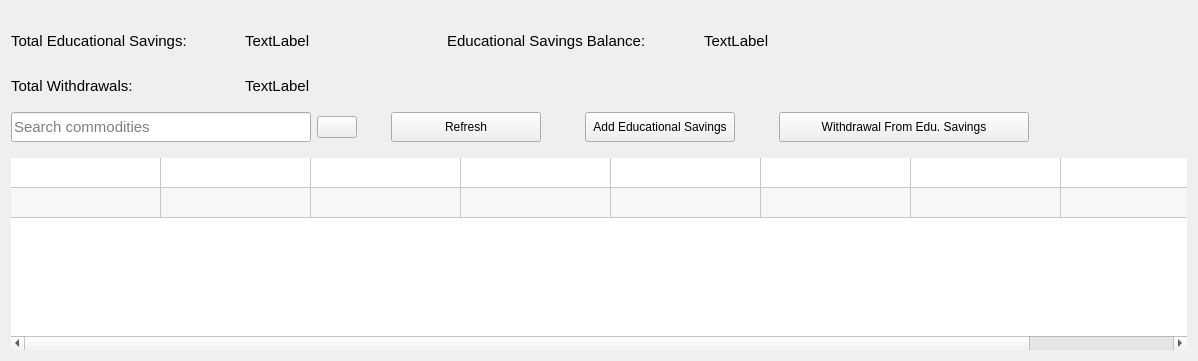
          <widget class="QWidget" name="eduTab">
           <attribute name="title">
            <string>Educational Savings</string>
           </attribute>
           <layout class="QGridLayout" name="gridLayout_52">
            <item row="0" column="0">
             <layout class="QGridLayout" name="gridLayout_51">
              <property name="topMargin">
               <number>20</number>
              </property>
              <property name="bottomMargin">
               <number>10</number>
              </property>
              <property name="verticalSpacing">
               <number>25</number>
              </property>
              <item row="0" column="3">
               <spacer name="horizontalSpacer_115">
                <property name="orientation">
                 <enum>Qt::Horizontal</enum>
                </property>
                <property name="sizeHint" stdset="0">
                 <size>
                  <width>418</width>
                  <height>20</height>
                 </size>
                </property>
               </spacer>
              </item>
              <item row="0" column="1">
               <spacer name="horizontalSpacer_114">
                <property name="orientation">
                 <enum>Qt::Horizontal</enum>
                </property>
                <property name="sizeHint" stdset="0">
                 <size>
                  <width>88</width>
                  <height>20</height>
                 </size>
                </property>
               </spacer>
              </item>
              <item row="0" column="0">
               <layout class="QHBoxLayout" name="horizontalLayout_67">
                <item>
                 <widget class="QLabel" name="label_108">
                  <property name="font">
                   <font>
                    <pointsize>11</pointsize>
                   </font>
                  </property>
                  <property name="text">
                   <string>Total Educational Savings:</string>
                  </property>
                 </widget>
                </item>
                <item>
                 <spacer name="horizontalSpacer_96">
                  <property name="orientation">
                   <enum>Qt::Horizontal</enum>
                  </property>
                  <property name="sizeHint" stdset="0">
                   <size>
                    <width>58</width>
                    <height>20</height>
                   </size>
                  </property>
                 </spacer>
                </item>
                <item>
                 <widget class="QLabel" name="totalEduSavingsLbl">
                  <property name="font">
                   <font>
                    <pointsize>11</pointsize>
                   </font>
                  </property>
                  <property name="text">
                   <string>TextLabel</string>
                  </property>
                 </widget>
                </item>
               </layout>
              </item>
              <item row="1" column="0">
               <layout class="QHBoxLayout" name="horizontalLayout_71">
                <item>
                 <widget class="QLabel" name="label_109">
                  <property name="font">
                   <font>
                    <pointsize>11</pointsize>
                   </font>
                  </property>
                  <property name="text">
                   <string>Total Withdrawals:</string>
                  </property>
                 </widget>
                </item>
                <item>
                 <spacer name="horizontalSpacer_102">
                  <property name="orientation">
                   <enum>Qt::Horizontal</enum>
                  </property>
                  <property name="sizeHint" stdset="0">
                   <size>
                    <width>58</width>
                    <height>20</height>
                   </size>
                  </property>
                 </spacer>
                </item>
                <item>
                 <widget class="QLabel" name="totalEduWithdrawalsLbl">
                  <property name="font">
                   <font>
                    <pointsize>11</pointsize>
                   </font>
                  </property>
                  <property name="text">
                   <string>TextLabel</string>
                  </property>
                 </widget>
                </item>
               </layout>
              </item>
              <item row="0" column="2">
               <layout class="QHBoxLayout" name="horizontalLayout_72">
                <item>
                 <widget class="QLabel" name="label_110">
                  <property name="font">
                   <font>
                    <pointsize>11</pointsize>
                   </font>
                  </property>
                  <property name="text">
                   <string>Educational Savings Balance:</string>
                  </property>
                 </widget>
                </item>
                <item>
                 <spacer name="horizontalSpacer_103">
                  <property name="orientation">
                   <enum>Qt::Horizontal</enum>
                  </property>
                  <property name="sizeHint" stdset="0">
                   <size>
                    <width>58</width>
                    <height>20</height>
                   </size>
                  </property>
                 </spacer>
                </item>
                <item>
                 <widget class="QLabel" name="eduBalanceLbl">
                  <property name="font">
                   <font>
                    <pointsize>11</pointsize>
                   </font>
                  </property>
                  <property name="text">
                   <string>TextLabel</string>
                  </property>
                 </widget>
                </item>
               </layout>
              </item>
             </layout>
            </item>
            <item row="1" column="0">
             <layout class="QHBoxLayout" name="horizontalLayout_69">
              <property name="bottomMargin">
               <number>10</number>
              </property>
              <item>
               <widget class="QLineEdit" name="searchEduTxt">
                <property name="minimumSize">
                 <size>
                  <width>300</width>
                  <height>30</height>
                 </size>
                </property>
                <property name="maximumSize">
                 <size>
                  <width>300</width>
                  <height>30</height>
                 </size>
                </property>
                <property name="font">
                 <font>
                  <pointsize>11</pointsize>
                 </font>
                </property>
                <property name="placeholderText">
                 <string>Search commodities</string>
                </property>
               </widget>
              </item>
              <item>
               <widget class="QPushButton" name="searchEduBtn">
                <property name="text">
                 <string/>
                </property>
                <property name="icon">
                 <iconset resource="../static/resource.qrc">
                  <normaloff>:/icons/icon/black/search.svg</normaloff>:/icons/icon/black/search.svg</iconset>
                </property>
                <property name="iconSize">
                 <size>
                  <width>20</width>
                  <height>20</height>
                 </size>
                </property>
               </widget>
              </item>
              <item>
               <spacer name="horizontalSpacer_98">
                <property name="orientation">
                 <enum>Qt::Horizontal</enum>
                </property>
                <property name="sizeHint" stdset="0">
                 <size>
                  <width>28</width>
                  <height>29</height>
                 </size>
                </property>
               </spacer>
              </item>
              <item>
               <layout class="QHBoxLayout" name="horizontalLayout_70">
                <item>
                 <widget class="QPushButton" name="refreshEduBtn">
                  <property name="minimumSize">
                   <size>
                    <width>150</width>
                    <height>30</height>
                   </size>
                  </property>
                  <property name="text">
                   <string>Refresh</string>
                  </property>
                  <property name="icon">
                   <iconset resource="../static/resource.qrc">
                    <normaloff>:/icons/icon/white/refresh-cw.svg</normaloff>:/icons/icon/white/refresh-cw.svg</iconset>
                  </property>
                 </widget>
                </item>
                <item>
                 <spacer name="horizontalSpacer_99">
                  <property name="orientation">
                   <enum>Qt::Horizontal</enum>
                  </property>
                  <property name="sizeHint" stdset="0">
                   <size>
                    <width>38</width>
                    <height>27</height>
                   </size>
                  </property>
                 </spacer>
                </item>
                <item>
                 <widget class="QPushButton" name="addEduBtn">
                  <property name="minimumSize">
                   <size>
                    <width>150</width>
                    <height>30</height>
                   </size>
                  </property>
                  <property name="text">
                   <string>Add Educational Savings</string>
                  </property>
                  <property name="icon">
                   <iconset resource="../static/resource.qrc">
                    <normaloff>:/icons/icon/white/plus-circle.svg</normaloff>:/icons/icon/white/plus-circle.svg</iconset>
                  </property>
                 </widget>
                </item>
                <item>
                 <spacer name="horizontalSpacer_100">
                  <property name="orientation">
                   <enum>Qt::Horizontal</enum>
                  </property>
                  <property name="sizeHint" stdset="0">
                   <size>
                    <width>38</width>
                    <height>27</height>
                   </size>
                  </property>
                 </spacer>
                </item>
                <item>
                 <widget class="QPushButton" name="withdrawEduBtn">
                  <property name="minimumSize">
                   <size>
                    <width>250</width>
                    <height>30</height>
                   </size>
                  </property>
                  <property name="text">
                   <string>Withdrawal From Edu. Savings</string>
                  </property>
                  <property name="icon">
                   <iconset resource="../static/resource.qrc">
                    <normaloff>:/icons/icon/white/folder-plus.svg</normaloff>:/icons/icon/white/folder-plus.svg</iconset>
                  </property>
                 </widget>
                </item>
                <item>
                 <spacer name="horizontalSpacer_101">
                  <property name="orientation">
                   <enum>Qt::Horizontal</enum>
                  </property>
                  <property name="sizeHint" stdset="0">
                   <size>
                    <width>158</width>
                    <height>20</height>
                   </size>
                  </property>
                 </spacer>
                </item>
               </layout>
              </item>
             </layout>
            </item>
            <item row="2" column="0">
             <widget class="QTableWidget" name="eduSavingsTable">
              <property name="font">
               <font>
                <pointsize>11</pointsize>
               </font>
              </property>
              <property name="focusPolicy">
               <enum>Qt::NoFocus</enum>
              </property>
              <property name="frameShape">
               <enum>QFrame::Box</enum>
              </property>
              <property name="frameShadow">
               <enum>QFrame::Sunken</enum>
              </property>
              <property name="lineWidth">
               <number>0</number>
              </property>
              <property name="editTriggers">
               <set>QAbstractItemView::NoEditTriggers</set>
              </property>
              <property name="alternatingRowColors">
               <bool>true</bool>
              </property>
              <property name="selectionMode">
               <enum>QAbstractItemView::SingleSelection</enum>
              </property>
              <property name="selectionBehavior">
               <enum>QAbstractItemView::SelectRows</enum>
              </property>
              <property name="textElideMode">
               <enum>Qt::ElideRight</enum>
              </property>
              <property name="showGrid">
               <bool>true</bool>
              </property>
              <property name="gridStyle">
               <enum>Qt::SolidLine</enum>
              </property>
              <property name="rowCount">
               <number>2</number>
              </property>
              <attribute name="horizontalHeaderVisible">
               <bool>false</bool>
              </attribute>
              <attribute name="horizontalHeaderDefaultSectionSize">
               <number>150</number>
              </attribute>
              <attribute name="horizontalHeaderStretchLastSection">
               <bool>true</bool>
              </attribute>
              <attribute name="verticalHeaderVisible">
               <bool>false</bool>
              </attribute>
              <row/>
              <row/>
              <column>
               <property name="text">
                <string>Transaction ID</string>
               </property>
              </column>
              <column>
               <property name="text">
                <string>Date</string>
               </property>
              </column>
              <column>
               <property name="text">
                <string>Transaction Details</string>
               </property>
              </column>
              <column>
               <property name="text">
                <string>Amount</string>
               </property>
              </column>
              <column>
               <property name="text">
                <string>Interest Paid</string>
               </property>
              </column>
              <column>
               <property name="text">
                <string>Total Savings</string>
               </property>
              </column>
              <column>
               <property name="text">
                <string>Loan Balance</string>
               </property>
              </column>
              <column>
               <property name="text">
                <string>Last Updated</string>
               </property>
              </column>
              <item row="0" column="3">
               <property name="text">
                <string/>
               </property>
              </item>
              <item row="1" column="3">
               <property name="text">
                <string/>
               </property>
              </item>
             </widget>
            </item>
           </layout>
          </widget>
